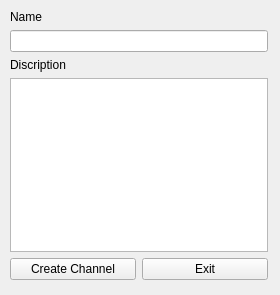
<?xml version="1.0" encoding="UTF-8"?>
<ui version="4.0">
 <class>channelcreate</class>
 <widget class="QMainWindow" name="channelcreate">
  <property name="geometry">
   <rect>
    <x>0</x>
    <y>0</y>
    <width>280</width>
    <height>295</height>
   </rect>
  </property>
  <property name="windowTitle">
   <string>MainWindow</string>
  </property>
  <widget class="QWidget" name="centralwidget">
   <widget class="QWidget" name="">
    <property name="geometry">
     <rect>
      <x>10</x>
      <y>10</y>
      <width>258</width>
      <height>270</height>
     </rect>
    </property>
    <layout class="QVBoxLayout" name="verticalLayout">
     <item>
      <widget class="QLabel" name="label">
       <property name="text">
        <string>Name</string>
       </property>
      </widget>
     </item>
     <item>
      <widget class="QLineEdit" name="lineEdit"/>
     </item>
     <item>
      <widget class="QLabel" name="label_2">
       <property name="text">
        <string>Discription</string>
       </property>
      </widget>
     </item>
     <item>
      <widget class="QTextEdit" name="textEdit"/>
     </item>
     <item>
      <layout class="QHBoxLayout" name="horizontalLayout">
       <item>
        <widget class="QPushButton" name="pushButton">
         <property name="text">
          <string>Create Channel</string>
         </property>
        </widget>
       </item>
       <item>
        <widget class="QPushButton" name="pushButton_2">
         <property name="text">
          <string>Exit</string>
         </property>
        </widget>
       </item>
      </layout>
     </item>
    </layout>
   </widget>
  </widget>
 </widget>
 <resources/>
 <connections/>
</ui>
